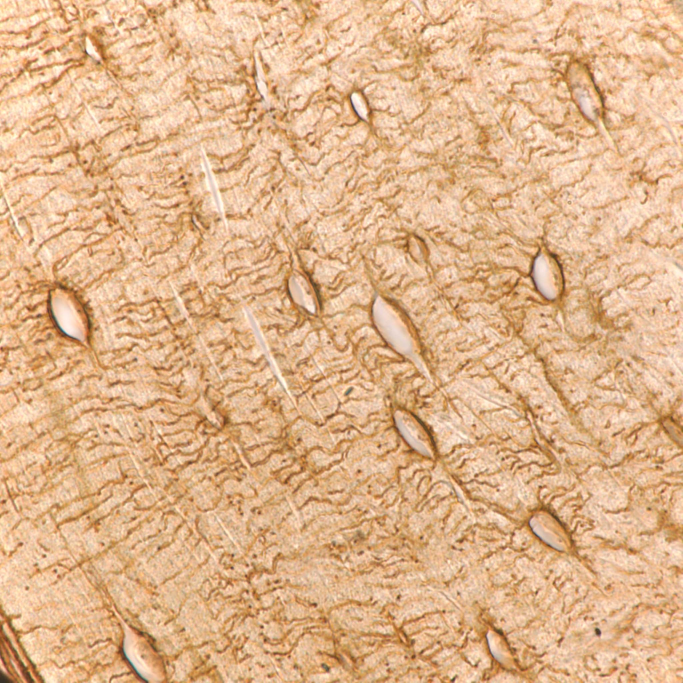
#> input picture final project/Silver Nitrate/JPEGs/MY9_silvernitrate_100x_1.jpg, 2048 x 2048 px, found by its file name (shown at 1/3 size)
$ jupyter execute 'lacuna ransac.ipynb'   (shell and % lines are left out)
#> lines starting #> are read from the running program, lines starting #| are printed output that depends on the picture
[cell 1]
import matplotlib
matplotlib.rcParams['image.cmap'] = 'gray'
import matplotlib.pyplot as plt
import numpy as np
from skimage import feature, color
from skimage import io

[cell 2]
image = io.imread('/Users/Charlie/Desktop/Young Silver Nitrate/JPEGs/MY9_silvernitrate_100x_1.jpg')
#> image is the input picture: shape (2048, 2048, 3); mean R, G, B 224.4, 180.4, 139.4

f, ax = plt.subplots(figsize=(8, 8))
ax.imshow(image);

[cell 3]
from skimage.exposure import rescale_intensity

# Rescale image intensity so that we can see dim features.
image_rescale = rescale_intensity(image, in_range=(80, 240))
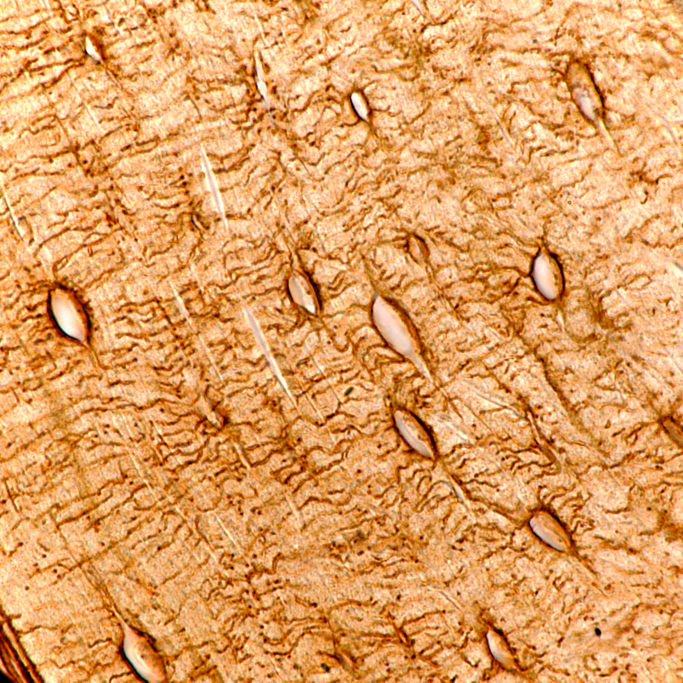
#> image_rescale: shape (2048, 2048, 3) (shown at 1/3 size); mean R, G, B 225.7, 159.5, 95.8

#Plot
fig, ax = plt.subplots(figsize=(12, 8))
ax.imshow(image_rescale,cmap='gray')
ax.set_axis_off()
plt.title("LCN",fontsize='18')
plt.show()

[cell 4]
f, ax = plt.subplots(figsize=(10, 10))

edges = feature.canny(color.rgb2gray(image_rescale), sigma=7)
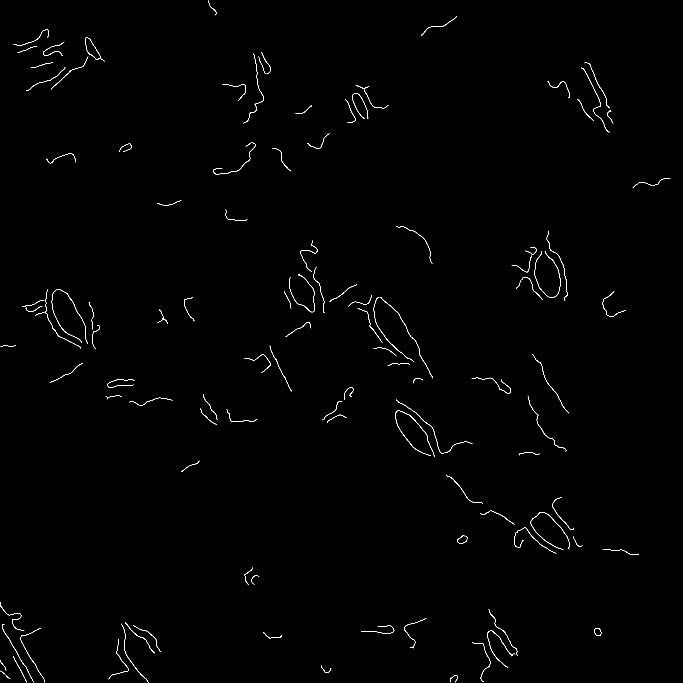
#> edges: shape (2048, 2048) bool (shown at 1/3 size); 0.41% white in thin lines or dots
ax.imshow(edges, cmap='gray');

$ run again, with final project/Silver Nitrate/JPEGs/MY2_silvernitrate_100x_1.jpg copied over final project/Silver Nitrate/JPEGs/MY9_silvernitrate_100x_1.jpg
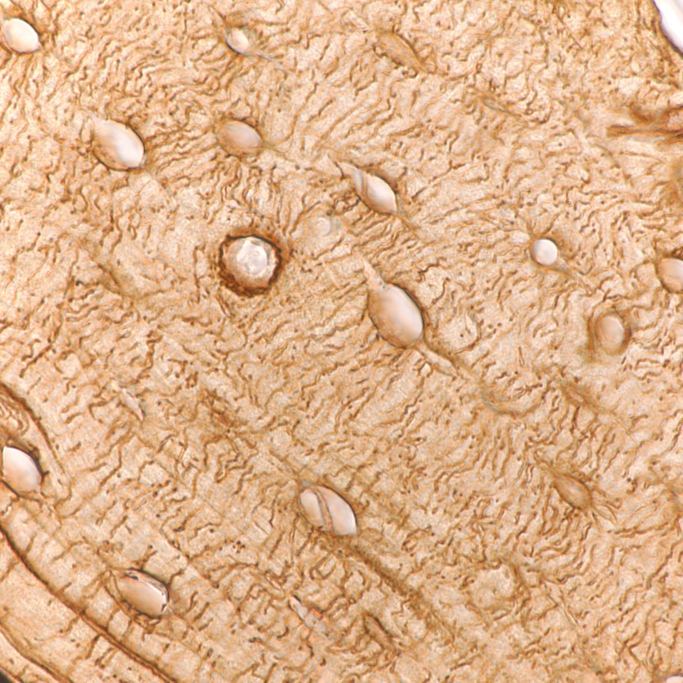
#> input picture final project/Silver Nitrate/JPEGs/MY2_silvernitrate_100x_1.jpg, 2048 x 2048 px, found by its file name (shown at 1/3 size)
#> image is the input picture: shape (2048, 2048, 3); mean R, G, B 222.3, 177.3, 138.6
#> `image_rescale = rescale_intensity(image, in_range=(80, 240))`:
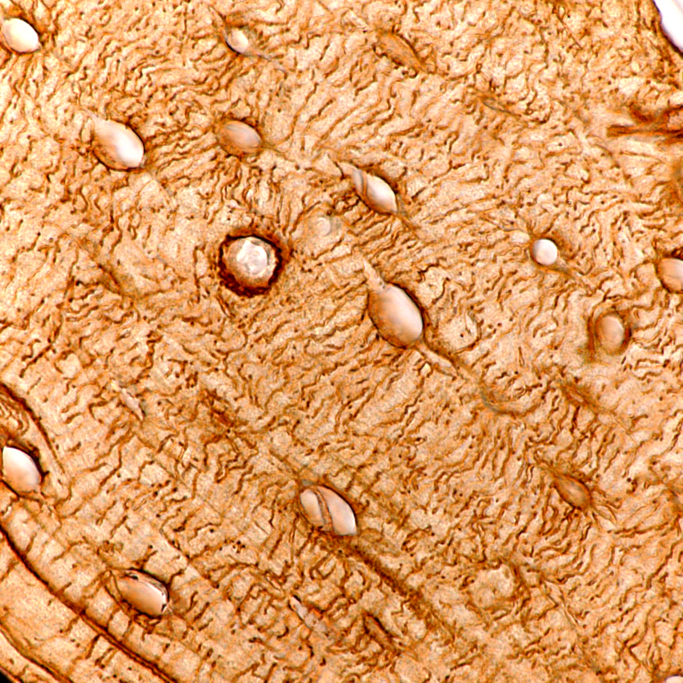
#> image_rescale: shape (2048, 2048, 3) (shown at 1/3 size); mean R, G, B 223.2, 154.6, 94.7
#> `edges = feature.canny(color.rgb2gray(image_rescale), sigma=7)`:
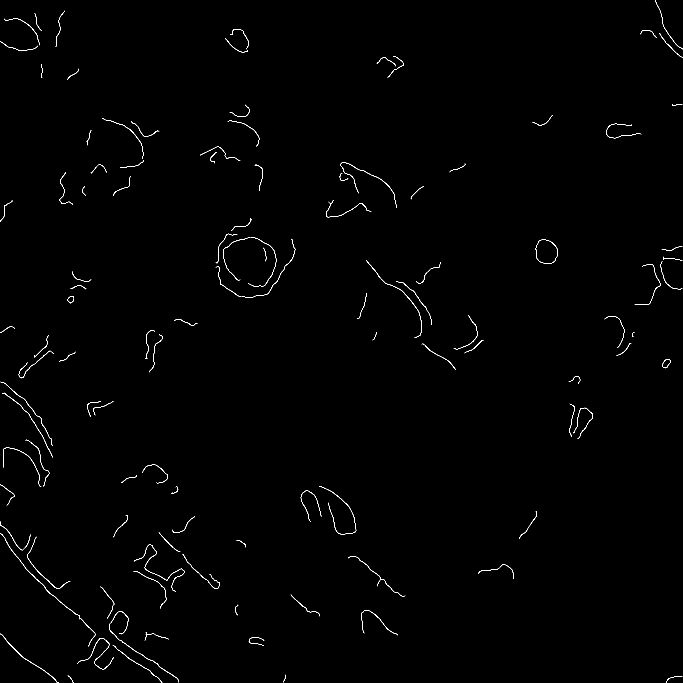
#> edges: shape (2048, 2048) bool (shown at 1/3 size); 0.41% white in thin lines or dots

$ run again, with final project/Silver Nitrate/JPEGs/MY2_silvernitrate_100x_2.jpg copied over final project/Silver Nitrate/JPEGs/MY9_silvernitrate_100x_1.jpg
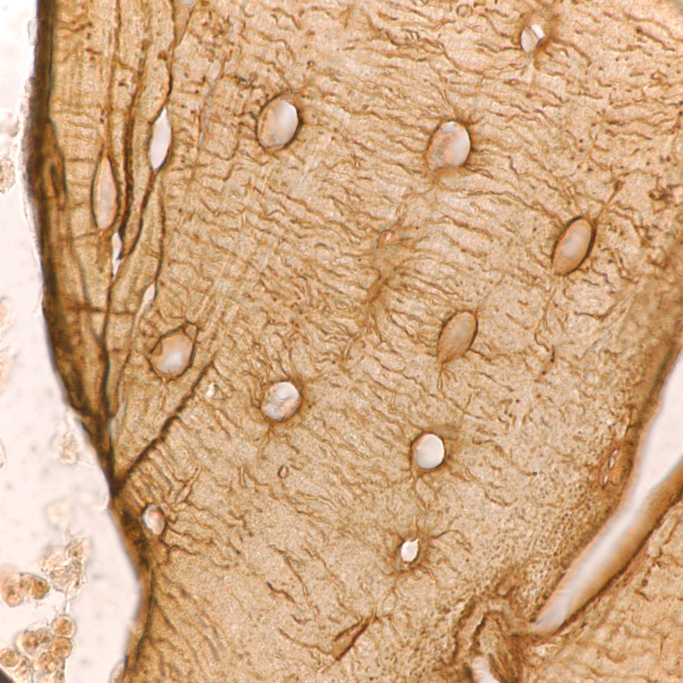
#> input picture final project/Silver Nitrate/JPEGs/MY2_silvernitrate_100x_2.jpg, 2048 x 2048 px, found by its file name (shown at 1/3 size)
#> image is the input picture: shape (2048, 2048, 3); mean R, G, B 208.1, 168.2, 131
#> `image_rescale = rescale_intensity(image, in_range=(80, 240))`:
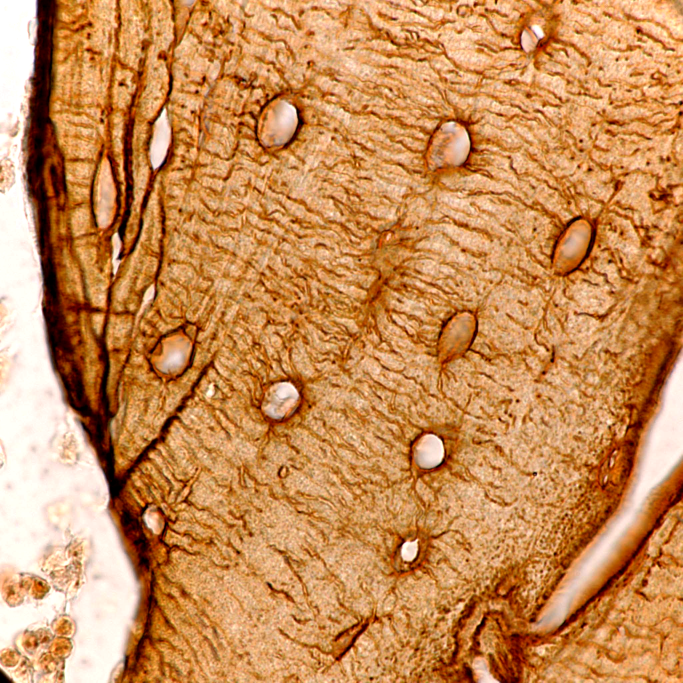
#> image_rescale: shape (2048, 2048, 3) (shown at 1/3 size); mean R, G, B 201.8, 140.5, 85.8
#> `edges = feature.canny(color.rgb2gray(image_rescale), sigma=7)`:
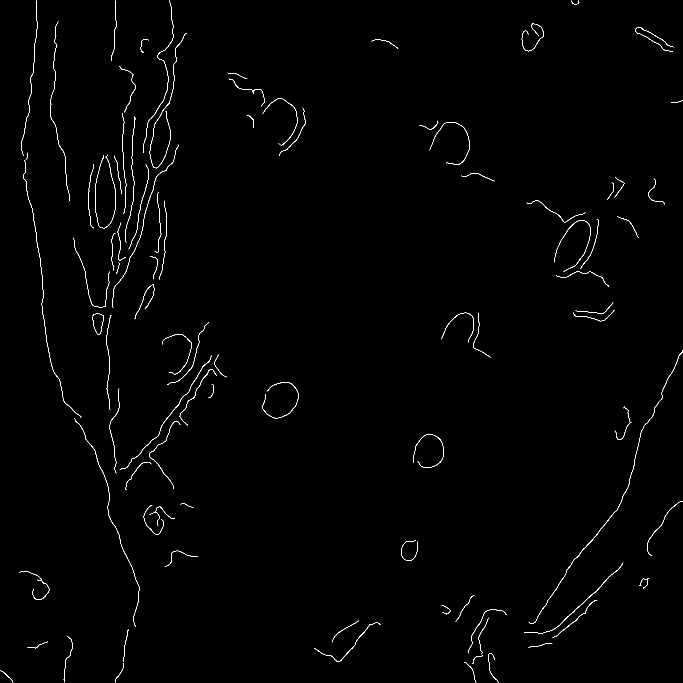
#> edges: shape (2048, 2048) bool (shown at 1/3 size); 0.52% white in thin lines or dots

$ run again, with final project/Silver Nitrate/JPEGs/MY2_silvernitrate_100x_3.jpg copied over final project/Silver Nitrate/JPEGs/MY9_silvernitrate_100x_1.jpg
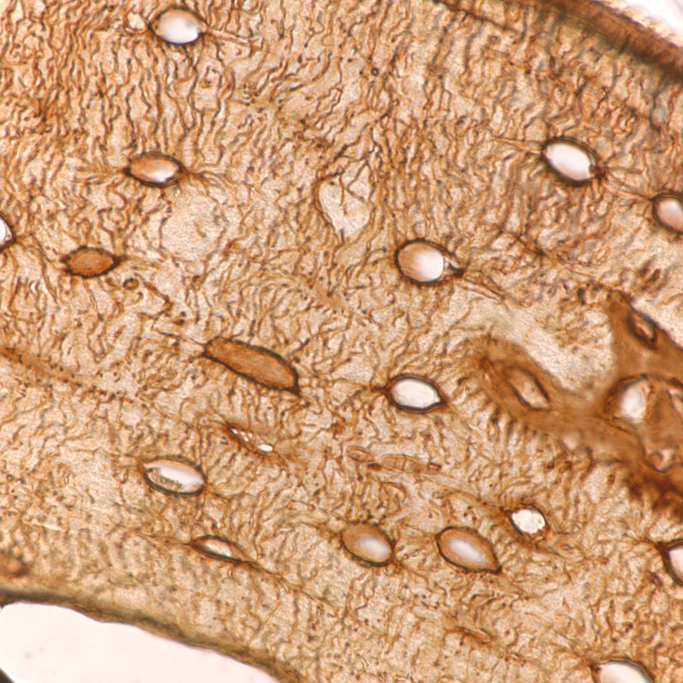
#> input picture final project/Silver Nitrate/JPEGs/MY2_silvernitrate_100x_3.jpg, 2048 x 2048 px, found by its file name (shown at 1/3 size)
#> image is the input picture: shape (2048, 2048, 3); mean R, G, B 205.2, 156.2, 117
#> `image_rescale = rescale_intensity(image, in_range=(80, 240))`:
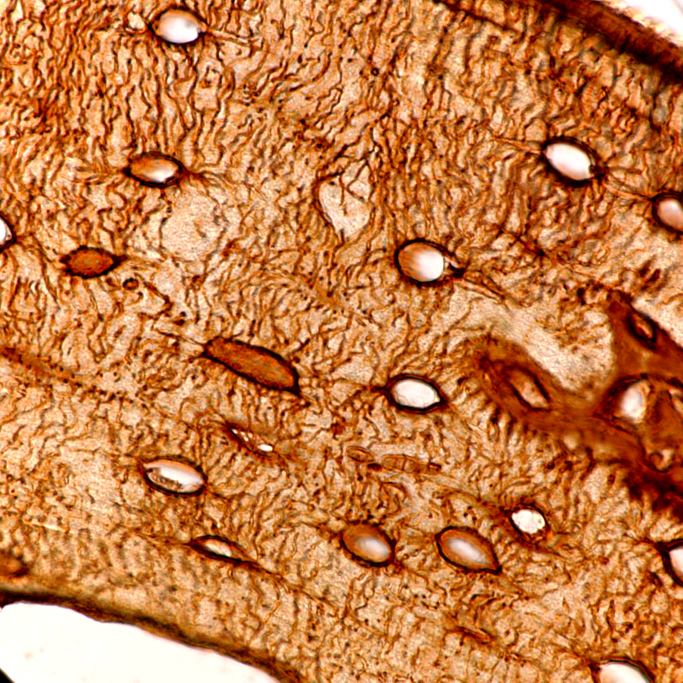
#> image_rescale: shape (2048, 2048, 3) (shown at 1/3 size); mean R, G, B 196.8, 121.6, 66.5
#> `edges = feature.canny(color.rgb2gray(image_rescale), sigma=7)`:
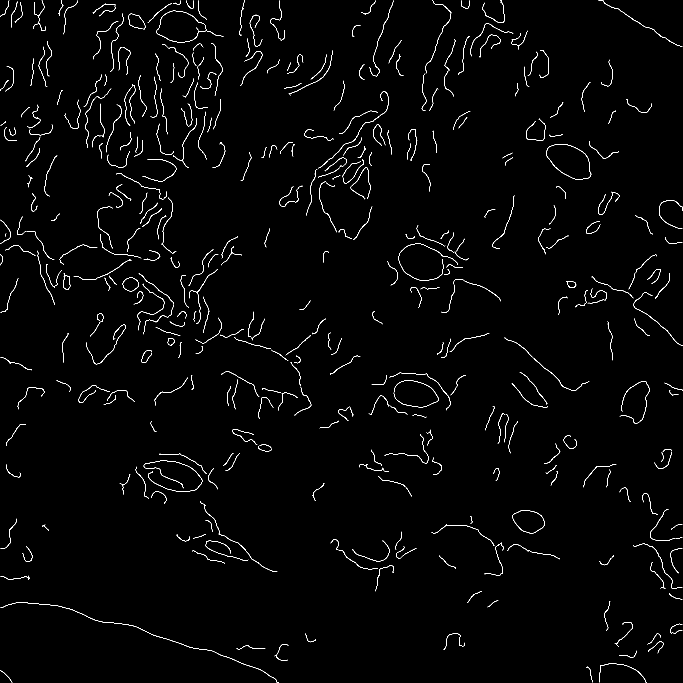
#> edges: shape (2048, 2048) bool (shown at 1/3 size); 1.1% white in thin lines or dots
